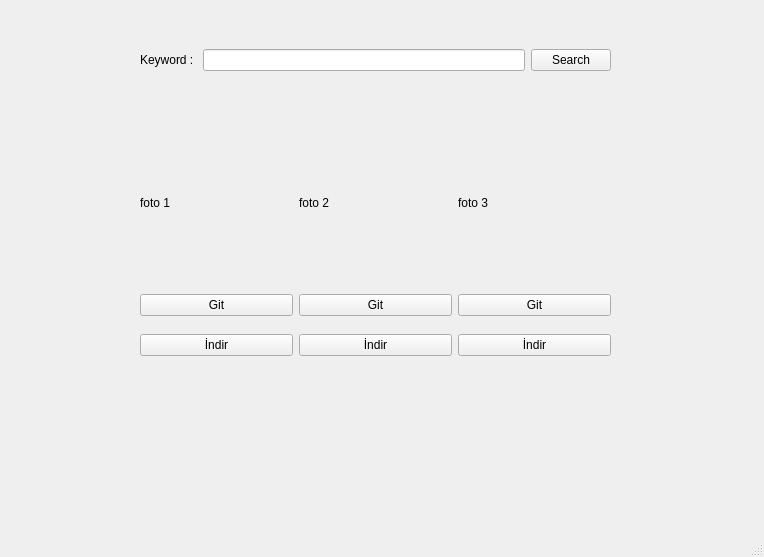
<?xml version="1.0" encoding="UTF-8"?>
<ui version="4.0">
 <class>MainWindow</class>
 <widget class="QMainWindow" name="MainWindow">
  <property name="geometry">
   <rect>
    <x>0</x>
    <y>0</y>
    <width>764</width>
    <height>557</height>
   </rect>
  </property>
  <property name="windowTitle">
   <string>MainWindow</string>
  </property>
  <widget class="QWidget" name="centralwidget">
   <widget class="QWidget" name="horizontalLayoutWidget">
    <property name="geometry">
     <rect>
      <x>140</x>
      <y>20</y>
      <width>471</width>
      <height>80</height>
     </rect>
    </property>
    <layout class="QHBoxLayout" name="horizontalLayout">
     <item>
      <widget class="QLabel" name="lblKeyword">
       <property name="text">
        <string>Keyword : </string>
       </property>
      </widget>
     </item>
     <item>
      <widget class="QLineEdit" name="tbxKeyword"/>
     </item>
     <item>
      <widget class="QPushButton" name="btnSearch">
       <property name="text">
        <string>Search</string>
       </property>
      </widget>
     </item>
    </layout>
   </widget>
   <widget class="QWidget" name="horizontalLayoutWidget_3">
    <property name="geometry">
     <rect>
      <x>140</x>
      <y>290</y>
      <width>471</width>
      <height>31</height>
     </rect>
    </property>
    <layout class="QHBoxLayout" name="horizontalLayout_3">
     <item>
      <widget class="QPushButton" name="btnImg_1">
       <property name="text">
        <string>Git</string>
       </property>
      </widget>
     </item>
     <item>
      <widget class="QPushButton" name="btnImg_2">
       <property name="text">
        <string>Git</string>
       </property>
      </widget>
     </item>
     <item>
      <widget class="QPushButton" name="btnImg_3">
       <property name="text">
        <string>Git</string>
       </property>
      </widget>
     </item>
    </layout>
   </widget>
   <widget class="QWidget" name="horizontalLayoutWidget_2">
    <property name="geometry">
     <rect>
      <x>140</x>
      <y>120</y>
      <width>471</width>
      <height>166</height>
     </rect>
    </property>
    <layout class="QHBoxLayout" name="horizontalLayout_2">
     <item>
      <widget class="QLabel" name="img_1">
       <property name="text">
        <string>foto 1</string>
       </property>
      </widget>
     </item>
     <item>
      <widget class="QLabel" name="img_2">
       <property name="text">
        <string>foto 2</string>
       </property>
      </widget>
     </item>
     <item>
      <widget class="QLabel" name="img_3">
       <property name="text">
        <string>foto 3</string>
       </property>
      </widget>
     </item>
    </layout>
   </widget>
   <widget class="QWidget" name="horizontalLayoutWidget_4">
    <property name="geometry">
     <rect>
      <x>140</x>
      <y>330</y>
      <width>471</width>
      <height>31</height>
     </rect>
    </property>
    <layout class="QHBoxLayout" name="horizontalLayout_4">
     <item>
      <widget class="QPushButton" name="btnDownload_1">
       <property name="text">
        <string>İndir</string>
       </property>
      </widget>
     </item>
     <item>
      <widget class="QPushButton" name="btnDownload_2">
       <property name="text">
        <string>İndir</string>
       </property>
      </widget>
     </item>
     <item>
      <widget class="QPushButton" name="btnDownload_3">
       <property name="text">
        <string>İndir</string>
       </property>
      </widget>
     </item>
    </layout>
   </widget>
  </widget>
  <widget class="QMenuBar" name="menubar">
   <property name="geometry">
    <rect>
     <x>0</x>
     <y>0</y>
     <width>764</width>
     <height>26</height>
    </rect>
   </property>
  </widget>
  <widget class="QStatusBar" name="statusbar"/>
 </widget>
 <resources/>
 <connections/>
</ui>
